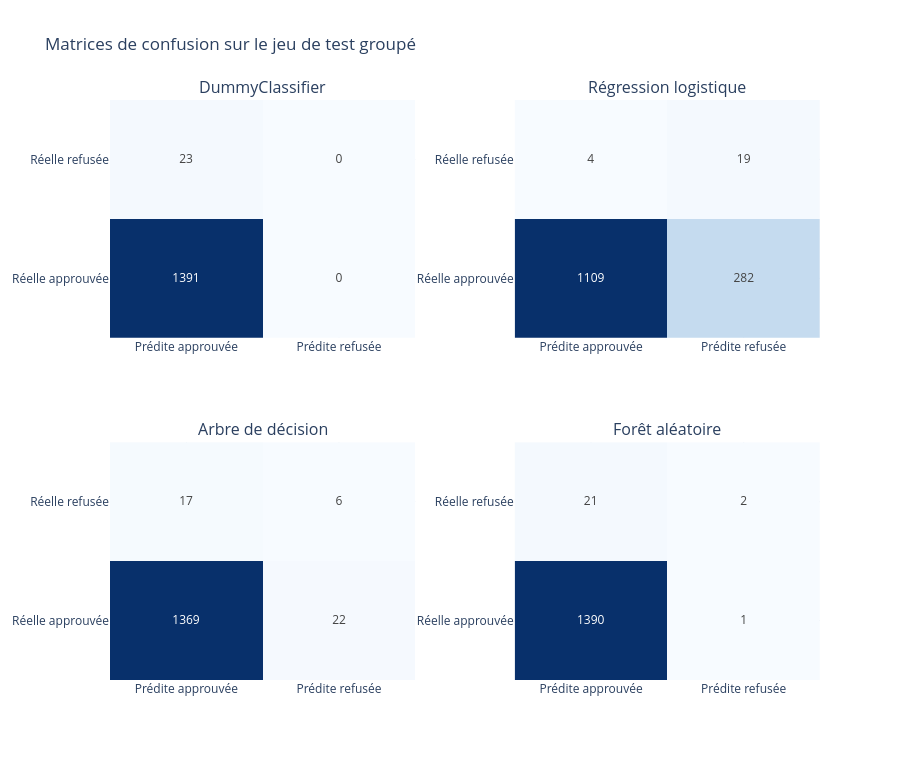

The code cell stored with this chart in its notebook:
### Markdown cell above
## 13. Matrices de confusion

Pour la classe positive `Refusée = 1` :

- **True Negative (TN)** : dépense approuvée correctement prédite approuvée ;
- **False Positive (FP)** : dépense approuvée signalée à tort comme refusée ;
- **False Negative (FN)** : dépense réellement refusée mais prédite approuvée ;
- **True Positive (TP)** : dépense refusée correctement détectée.

Dans ExpenseAI, les **False Negatives** méritent une attention particulière : ils correspondent à des dépenses historiquement refusées que l'outil laisserait passer sans alerte au valideur humain.

### Code cell
confusion_figure = make_subplots(
    rows=2,
    cols=2,
    subplot_titles=MODEL_NAMES,
    horizontal_spacing=0.14,
    vertical_spacing=0.18,
)

for position, model_name in enumerate(MODEL_NAMES):
    row = position // 2 + 1
    column = position % 2 + 1
    matrix = confusion_matrix(y_test, test_predictions[model_name], labels=[0, 1])
    confusion_figure.add_trace(
        go.Heatmap(
            z=matrix,
            x=["Prédite approuvée", "Prédite refusée"],
            y=["Réelle approuvée", "Réelle refusée"],
            text=matrix,
            texttemplate="%{text}",
            colorscale="Blues",
            showscale=False,
            hovertemplate="%{y}<br>%{x}<br>Nombre : %{z}<extra></extra>",
        ),
        row=row,
        col=column,
    )

confusion_figure.update_layout(
    title="Matrices de confusion sur le jeu de test groupé",
    height=760,
)
confusion_figure.show()

### Figure 1 — Plotly figure (JSON) as saved in the notebook; plotly's stock layout.template omitted (floating-point values rounded to 4 significant figures)
{"data": [{"colorscale": [[0, "rgb(247,251,255)"], [0.125, "rgb(222,235,247)"], [0.25, "rgb(198,219,239)"], [0.375, "rgb(158,202,225)"], [0.5, "rgb(107,174,214)"], [0.625, "rgb(66,146,198)"], [0.75, "rgb(33,113,181)"], [0.875, "rgb(8,81,156)"], [1, "rgb(8,48,107)"]], "hovertemplate": "%{y}<br>%{x}<br>Nombre : %{z}<extra></extra>", "showscale": false, "text": [[1391, 0], [23, 0]], "texttemplate": "%{text}", "type": "heatmap", "x": ["Prédite approuvée", "Prédite refusée"], "xaxis": "x", "y": ["Réelle approuvée", "Réelle refusée"], "yaxis": "y", "z": [[1391, 0], [23, 0]]}, {"colorscale": [[0, "rgb(247,251,255)"], [0.125, "rgb(222,235,247)"], [0.25, "rgb(198,219,239)"], [0.375, "rgb(158,202,225)"], [0.5, "rgb(107,174,214)"], [0.625, "rgb(66,146,198)"], [0.75, "rgb(33,113,181)"], [0.875, "rgb(8,81,156)"], [1, "rgb(8,48,107)"]], "hovertemplate": "%{y}<br>%{x}<br>Nombre : %{z}<extra></extra>", "showscale": false, "text": [[1109, 282], [4, 19]], "texttemplate": "%{text}", "type": "heatmap", "x": ["Prédite approuvée", "Prédite refusée"], "xaxis": "x2", "y": ["Réelle approuvée", "Réelle refusée"], "yaxis": "y2", "z": [[1109, 282], [4, 19]]}, {"colorscale": [[0, "rgb(247,251,255)"], [0.125, "rgb(222,235,247)"], [0.25, "rgb(198,219,239)"], [0.375, "rgb(158,202,225)"], [0.5, "rgb(107,174,214)"], [0.625, "rgb(66,146,198)"], [0.75, "rgb(33,113,181)"], [0.875, "rgb(8,81,156)"], [1, "rgb(8,48,107)"]], "hovertemplate": "%{y}<br>%{x}<br>Nombre : %{z}<extra></extra>", "showscale": false, "text": [[1369, 22], [17, 6]], "texttemplate": "%{text}", "type": "heatmap", "x": ["Prédite approuvée", "Prédite refusée"], "xaxis": "x3", "y": ["Réelle approuvée", "Réelle refusée"], "yaxis": "y3", "z": [[1369, 22], [17, 6]]}, {"colorscale": [[0, "rgb(247,251,255)"], [0.125, "rgb(222,235,247)"], [0.25, "rgb(198,219,239)"], [0.375, "rgb(158,202,225)"], [0.5, "rgb(107,174,214)"], [0.625, "rgb(66,146,198)"], [0.75, "rgb(33,113,181)"], [0.875, "rgb(8,81,156)"], [1, "rgb(8,48,107)"]], "hovertemplate": "%{y}<br>%{x}<br>Nombre : %{z}<extra></extra>", "showscale": false, "text": [[1390, 1], [21, 2]], "texttemplate": "%{text}", "type": "heatmap", "x": ["Prédite approuvée", "Prédite refusée"], "xaxis": "x4", "y": ["Réelle approuvée", "Réelle refusée"], "yaxis": "y4", "z": [[1390, 1], [21, 2]]}], "layout": {"annotations": [{"font": {"size": 16}, "showarrow": false, "text": "DummyClassifier", "x": 0.215, "xanchor": "center", "xref": "paper", "y": 1, "yanchor": "bottom", "yref": "paper"}, {"font": {"size": 16}, "showarrow": false, "text": "Régression logistique", "x": 0.785, "xanchor": "center", "xref": "paper", "y": 1, "yanchor": "bottom", "yref": "paper"}, {"font": {"size": 16}, "showarrow": false, "text": "Arbre de décision", "x": 0.215, "xanchor": "center", "xref": "paper", "y": 0.41, "yanchor": "bottom", "yref": "paper"}, {"font": {"size": 16}, "showarrow": false, "text": "Forêt aléatoire", "x": 0.785, "xanchor": "center", "xref": "paper", "y": 0.41, "yanchor": "bottom", "yref": "paper"}], "height": 760, "title": {"text": "Matrices de confusion sur le jeu de test groupé"}, "xaxis": {"anchor": "y", "domain": [0, 0.43]}, "xaxis2": {"anchor": "y2", "domain": [0.57, 1]}, "xaxis3": {"anchor": "y3", "domain": [0, 0.43]}, "xaxis4": {"anchor": "y4", "domain": [0.57, 1]}, "yaxis": {"anchor": "x", "domain": [0.59, 1]}, "yaxis2": {"anchor": "x2", "domain": [0.59, 1]}, "yaxis3": {"anchor": "x3", "domain": [0, 0.41]}, "yaxis4": {"anchor": "x4", "domain": [0, 0.41]}}}
